Frame 1 (no input): blank canvas, image omitted
Frame 60 (no input): blank canvas, image omitted
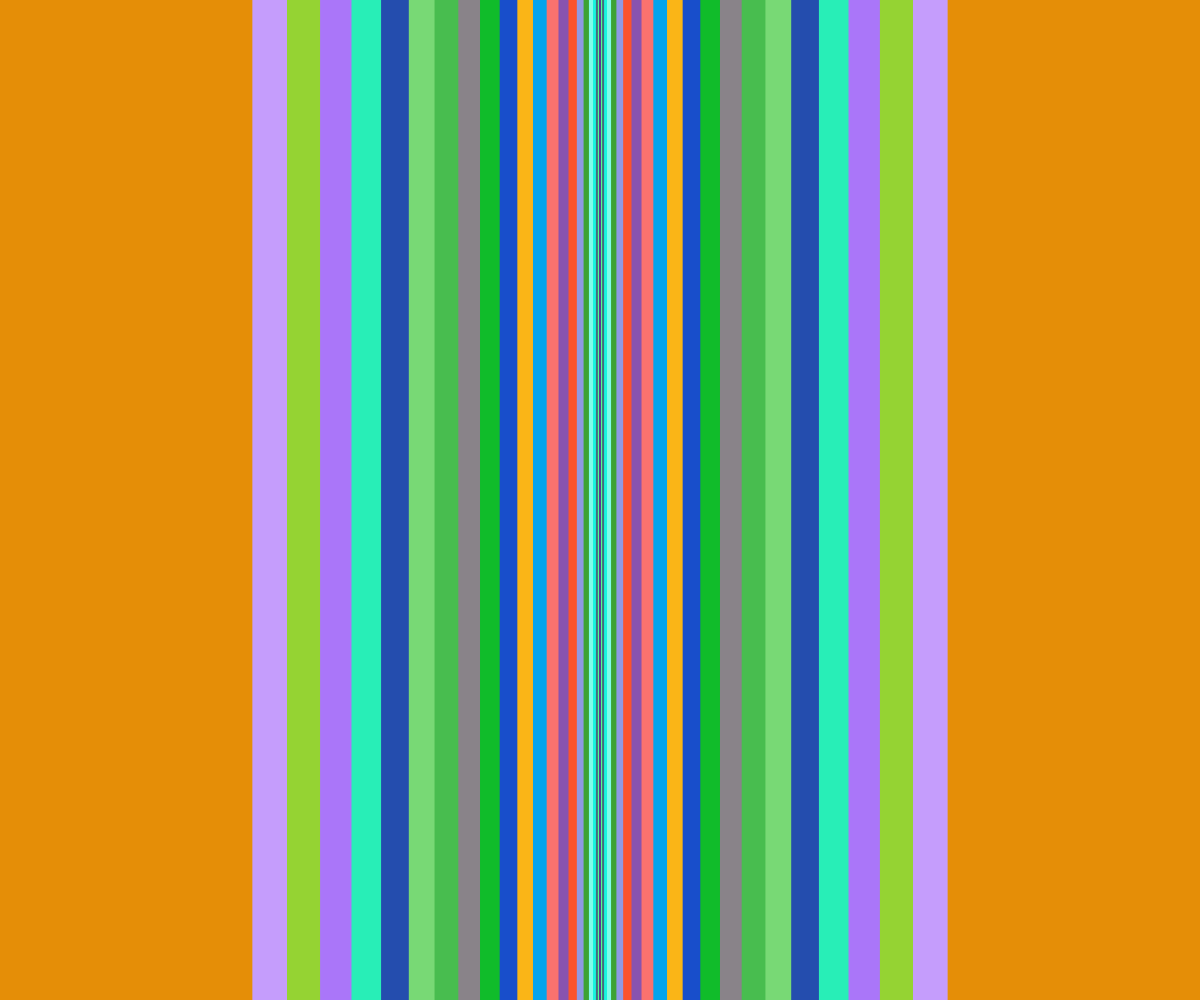
Frame 120 (the mouse pressed at the canvas centre since frame 60)

The p5.js sketch whose frames 1 and 60 were blank and that drew this single picture after the mouse press (run headless with seeded random() and noise() and a simulated clock; from frame 60 on, the mouse is pressed at the canvas centre):

// p5.js sketch
// ── sketch.js
let bg = 0;

let boxes = [];
let n_boxes = 25;

function setup() {
    createCanvas(windowWidth, windowHeight);
    background(bg);
    let colors = [];
    for (let i = n_boxes; i > 0; i--) {
        /// color
        let r = getRandomInt(1, 256);
        let g = getRandomInt(1,256);
        let b = getRandomInt(1, 256);
        let color = "rgb(" + r + "," + g + "," + b + ")";
        colors.push(color);
        boxes.push(new MovingBox(width/2, 0, (width/2 * i/n_boxes), color, 'rgb(0, 0, 0)', 0, 0.01 * (n_boxes - i)/n_boxes));
        boxes.push(new MovingBox(width/2, width, width - ((width/2) * i/n_boxes), color, 'rgb(0, 0, 0)', 0, 0.01 * (n_boxes - i)/n_boxes));
    }
}

// get a random int, inclusive, exclusive
function getRandomInt(min, max) {
    min = Math.ceil(min);
    max = Math.floor(max);
    return Math.floor(Math.random() * (max - min) + min); // The maximum is exclusive and the minimum is inclusive
}
  

function draw() {
    background(bg);
    if (mouseIsPressed) {
        for (let i = 0; i < boxes.length; i++) {
            boxes[i].move_forward();
            boxes[i].show();
        }
    } else {
        for (let i = 0; i < boxes.length; i++) {
            boxes[i].move_backward();
            boxes[i].show();
        }
    }
    
}

function windowResized(){
    resizeCanvas(windowWidth, windowHeight);
    background(bg);
}
// ── moving-box.js
class MovingBox {
    constructor(moving_side, stationary_side, where_to_move, fill_color='rgb(0, 255, 100)', stroke_color='rgb(0, 255, 100)', stroke_weight=0, speed=0.01) {
        // moving side
        this.moving_side = moving_side;

        // stationary side
        this.stationary_side = stationary_side;

        // where to move
        this.where_to_move = where_to_move;
        
        //colors
        this.fill_color = fill_color;
        this.stroke_color = stroke_color;
        this.stroke_weight = stroke_weight;

        this.progress = 0; // 0 for here, 1 for there
        this.current_moving_side = moving_side;

        this.speed = speed;

        if (moving_side - where_to_move >= 0) {
            this.left = false;
        } else {
            this.left = true;
        }
    }

    lerp(start, end, t) {
        return start * (1 - t) + end * t;
    }

    smooth_lerp(stationary_side, where_to_move, progress) {
        const smoothedT = 0.5 - 0.5 * Math.cos(progress * Math.PI);
        return (this.lerp(stationary_side, where_to_move, smoothedT));
    }

    move_forward() {
        if (this.progress < 1) {
            this.current_moving_side = this.smooth_lerp(this.moving_side, this.where_to_move, this.progress);
            this.progress += this.speed;
        } else {
            this.progress = 1;
            this.current_moving_side = this.where_to_move;
        }
    }

    move_backward() {
        if (this.progress > 0) {
            this.current_moving_side = this.smooth_lerp(this.moving_side, this.where_to_move, this.progress);
            this.progress -= 0.02;
        } else {
            this.progress = 0;
            this.current_moving_side = this.moving_side;
        }
    }

    show() {
        stroke(this.stroke_color);
        strokeWeight(this.stroke_weight);
        fill(this.fill_color);
        if (this.left) {
            // need to get width of square, stationary side is on the right, so moving side has to be first x
            let width = this.stationary_side - this.current_moving_side;
            rect(this.current_moving_side, 0, width, height);
        } else {
            rect(this.stationary_side, 0, this.current_moving_side, height);
        }
        //rect(this.current_moving_side, 0, this.stationary_side, height);
        fill('rgb(0, 0, 0)');
    }
}
